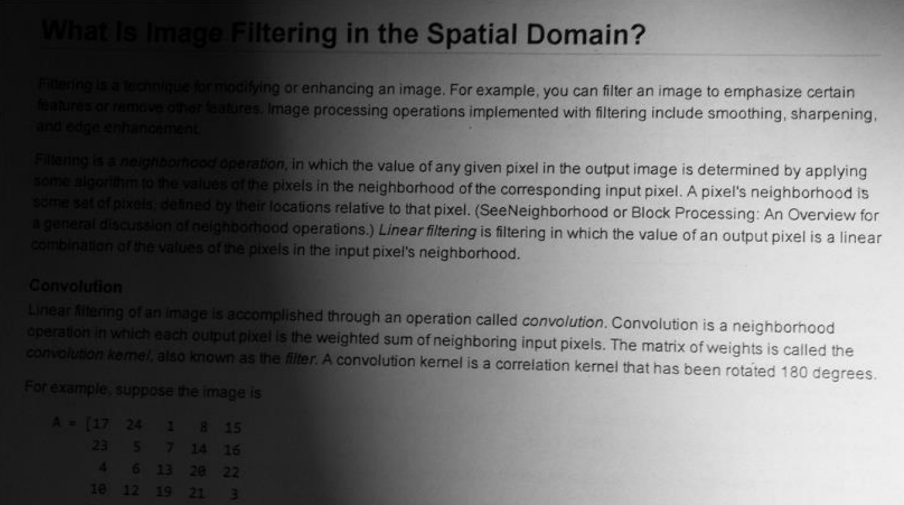
#> input picture Combination/AHE-Block/image.png, 904 x 505 px
$ python code.py
#> lines starting #> are read from the running program, lines starting #| are printed output that depends on the picture
import cv2
import numpy as np

image=cv2.imread('image.png')
#> image is the input picture: shape (505, 904, 3); min 0, max 244, mean 108.9
image=cv2.cvtColor(image, cv2.COLOR_BGR2GRAY)
#> image: shape (505, 904)
m, n=image.shape
#> m = 505; n = 904
kernel=90
start=[30, 30]
for i in range(start[0], m+kernel, 2*kernel):
    for j in range(start[1], n+kernel, 2*kernel):
        temp=image[max([i-kernel, 0]):min([i+kernel, m-1]),max([j-kernel, 0]):min([j+kernel, n-1])]
        temp=cv2.equalizeHist(temp)
        image[max([i-kernel, 0]):min([i+kernel, m-1]),max([j-kernel, 0]):min([j+kernel, n-1])]=temp
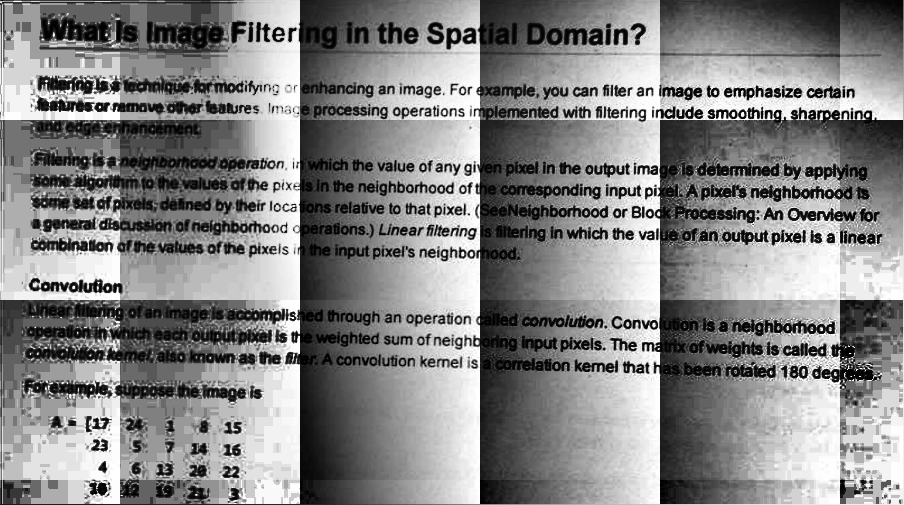
#> image: shape (505, 904); min 0, max 255, mean 132.1

cv2.imwrite('binary.png', image)
